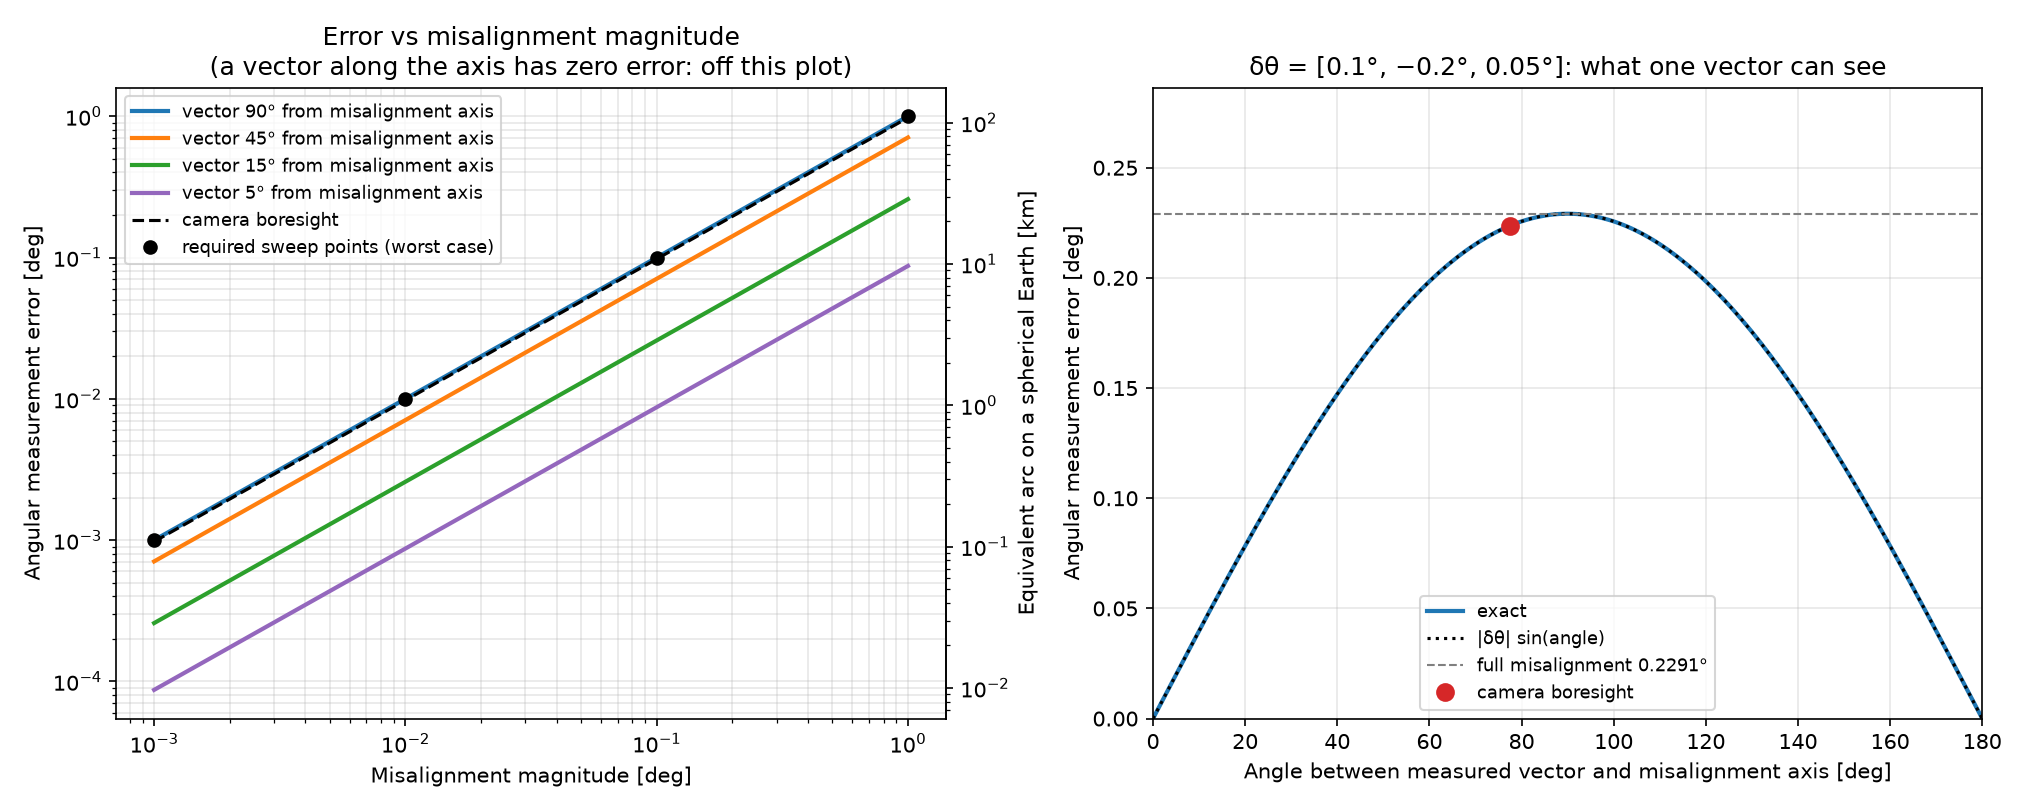

Write the Python code that produced this figure.
"""
alignment_error_experiment.py - Space Systems Engineering, Module 3, Experiment D

How much does an imperfect camera-to-IMU alignment corrupt a direction?

Setup
-----
* Nominal calibration: camera and IMU axes coincide, C_IC = I.
* Truth: the camera is actually mounted with a small fixed misalignment
  d_theta, a ROTATION VECTOR (axis * angle), not an Euler sequence.
* Convention (right-multiplication, error expressed in camera axes):

      C_IC,true = C_IC,nominal @ R(d_theta)

  i.e. the real camera axes are the nominal camera axes actively rotated by
  d_theta. Software that still uses C_IC,nominal makes the error studied
  here.
* A unit vector is measured in the IMU frame, s_I. Its true camera-frame
  direction is C_CI,true s_I; the software computes C_CI,nominal s_I. The
  angle between those two is the angular measurement error.

To first order the error is  -d_theta x s : only the part of d_theta
perpendicular to the measured vector shows up. A vector cannot sense a
rotation about itself.

Run:  python alignment_error_experiment.py
"""

import sys
from pathlib import Path

import matplotlib
matplotlib.use("Agg")
import matplotlib.pyplot as plt
import numpy as np

from rotation_engine import (
    quaternion_to_matrix,
    rotation_matrix_angle,
    rotation_vector_to_matrix,
    rotation_vector_to_quaternion,
)
from sensor_frames import Transform

sys.path.insert(0, str(Path(__file__).resolve().parents[1] / "module-1"))
from celestial_geometry import angular_separation  # noqa: E402

MISALIGNMENT_DEG = np.array([0.1, -0.2, 0.05])
SWEEP_MAGNITUDES_DEG = np.array([1.0, 0.1, 0.01, 0.001])
EARTH_MEAN_RADIUS_KM = 6371.0088
KM_PER_DEG = np.radians(1.0) * EARTH_MEAN_RADIUS_KM       # 111.19 km

NOMINAL = Transform.identity("I", "C")                    # C_IC, nominal


def true_calibration(misalignment_deg, nominal=NOMINAL):
    """C_IC,true = C_IC,nominal @ R(d_theta)   (right-multiplication)."""
    perturbation = rotation_vector_to_matrix(np.radians(misalignment_deg))
    return Transform("I", "C", nominal.matrix @ perturbation)


def measurement_error_deg(imu_vector, calibration_used, calibration_true):
    """Angle between the camera-frame direction the software computes and
    the true one, for a vector measured in the IMU frame."""
    computed = calibration_used.inverse().apply(imu_vector)      # C_CI s_I
    truth = calibration_true.inverse().apply(imu_vector)
    return angular_separation(computed, truth)


def orientation_error_deg(calibration_used, calibration_true):
    """Total rotation angle between two calibrations (all three axes)."""
    residual = calibration_used.inverse() @ calibration_true     # C_CI C_IC'
    return np.degrees(rotation_matrix_angle(residual.matrix))


def unit(v):
    v = np.asarray(v, dtype=float)
    return v / np.linalg.norm(v)


def vector_at_angle_from(axis, angle_deg):
    """A unit vector making the given angle with `axis`."""
    axis = unit(axis)
    helper = np.array([1.0, 0.0, 0.0]) if abs(axis[0]) < 0.9 else np.array([0.0, 1.0, 0.0])
    perpendicular = unit(np.cross(axis, helper))
    a = np.radians(angle_deg)
    return np.cos(a) * axis + np.sin(a) * perpendicular


def main():
    magnitude = np.linalg.norm(MISALIGNMENT_DEG)
    axis = unit(MISALIGNMENT_DEG)

    # ---- A: ideal alignment ------------------------------------------------
    print("A - Ideal alignment (C_IC = identity)")
    s_imu = unit([0.2, -0.1, 0.97])
    s_cam = NOMINAL.inverse().apply(s_imu)
    print(f"  IMU-frame vector    {np.round(s_imu, 6)}")
    print(f"  camera-frame vector {np.round(s_cam, 6)}")
    print(f"  difference from expected: "
          f"{angular_separation(s_cam, s_imu):.1e} deg")
    # The same machinery with a non-trivial mount, to show it is not only
    # passing vectors through: camera turned +90 deg about the IMU z axis,
    # so the camera x axis lies along the IMU y axis.
    rotated_mount = Transform("I", "C", rotation_vector_to_matrix(
        [0.0, 0.0, np.pi / 2]))
    seen = rotated_mount.inverse().apply([0.0, 1.0, 0.0])
    print(f"  check with a 90 deg mount about z: IMU +y -> camera "
          f"{np.round(seen, 12) + 0.0} (expected [1, 0, 0])")

    # ---- B: fixed misalignment ---------------------------------------------
    truth = true_calibration(MISALIGNMENT_DEG)
    print(f"\nB - Fixed misalignment d_theta = {MISALIGNMENT_DEG} deg "
          f"(rotation vector)")
    print(f"  magnitude {magnitude:.5f} deg about axis {np.round(axis, 4)}")
    print(f"  orientation error of the nominal calibration: "
          f"{orientation_error_deg(NOMINAL, truth):.5f} deg")

    vectors = {
        "camera boresight +z": np.array([0.0, 0.0, 1.0]),
        "camera +x": np.array([1.0, 0.0, 0.0]),
        "camera +y": np.array([0.0, 1.0, 0.0]),
        "along misalignment axis": axis,
        "45 deg from axis": vector_at_angle_from(axis, 45.0),
        "perpendicular to axis": vector_at_angle_from(axis, 90.0),
    }
    print(f"\n  {'measured vector':<26}{'angle to axis':>14}{'error [deg]':>13}"
          f"{'|d_theta x s|':>15}{'fraction seen':>15}{'surface equiv':>15}")
    for label, s in vectors.items():
        error = measurement_error_deg(s, NOMINAL, truth)
        first_order = np.linalg.norm(np.cross(MISALIGNMENT_DEG, s))
        print(f"  {label:<26}{angular_separation(s, axis):>10.2f} deg"
              f"{error:>13.6f}{first_order:>15.6f}{error / magnitude:>15.3f}"
              f"{error * KM_PER_DEG:>12.2f} km")
    print("  The boresight sees only the x and y components: "
          f"sqrt(0.1^2 + 0.2^2) = {np.hypot(0.1, 0.2):.4f} deg. The 0.05 deg "
          "about z (roll about the boresight) is invisible to it.")

    # ---- C: error sweep ----------------------------------------------------
    print(f"\nC - Error sweep (same axis, magnitude varied; "
          f"1 deg of arc = {KM_PER_DEG:.2f} km on a spherical Earth)")
    sweep_angles = [90.0, 45.0, 15.0, 0.0]
    header = "".join(f"{f'{a:g} deg from axis':>20}" for a in sweep_angles)
    print(f"  {'misalignment':>13}{'surface equiv':>15}{header}")
    for mag in SWEEP_MAGNITUDES_DEG:
        cal = true_calibration(mag * axis)
        errors = [measurement_error_deg(vector_at_angle_from(axis, a),
                                        NOMINAL, cal) for a in sweep_angles]
        surface = mag * KM_PER_DEG
        surface_text = (f"{surface:.1f} km" if surface >= 1
                        else f"{surface * 1000:.0f} m")
        print(f"  {mag:>9g} deg{surface_text:>15}"
              + "".join(f"{e:>16.3e} deg" for e in errors))
    print("  The surface figures are arc lengths for the full misalignment "
          "angle, not predicted navigation errors.")

    # ---- D: calibration correction -----------------------------------------
    print("\nD - Calibration correction")
    # The corrected calibration is built through the quaternion code path,
    # independently of the matrix Rodrigues formula that defined the truth.
    q_correction = rotation_vector_to_quaternion(np.radians(MISALIGNMENT_DEG))
    corrected = Transform("I", "C",
                          NOMINAL.matrix @ quaternion_to_matrix(q_correction))
    worst = max(measurement_error_deg(s, corrected, truth)
                for s in vectors.values())
    print(f"  before: orientation error "
          f"{orientation_error_deg(NOMINAL, truth):.5f} deg")
    print(f"  after:  orientation error "
          f"{orientation_error_deg(corrected, truth):.1e} deg, "
          f"worst vector error {worst:.1e} deg")
    wrong_side = Transform("I", "C", rotation_vector_to_matrix(
        np.radians(-MISALIGNMENT_DEG)) @ NOMINAL.matrix)
    print(f"  applying the correction with the wrong sign leaves "
          f"{orientation_error_deg(wrong_side, truth):.4f} deg "
          f"(twice the original), so the convention matters.")

    # ---- figure -------------------------------------------------------------
    fig, (ax_sweep, ax_angle) = plt.subplots(1, 2, figsize=(13.5, 5.4))

    magnitudes = np.logspace(-3, 0, 31)
    for angle_deg, color in zip([90.0, 45.0, 15.0, 5.0],
                                ["tab:blue", "tab:orange", "tab:green",
                                 "tab:purple"]):
        s = vector_at_angle_from(axis, angle_deg)
        errors = [measurement_error_deg(s, NOMINAL, true_calibration(m * axis))
                  for m in magnitudes]
        ax_sweep.loglog(magnitudes, errors, color=color, linewidth=2,
                        label=f"vector {angle_deg:g}° from misalignment axis")
    boresight_errors = [measurement_error_deg([0, 0, 1], NOMINAL,
                                              true_calibration(m * axis))
                        for m in magnitudes]
    ax_sweep.loglog(magnitudes, boresight_errors, "k--", linewidth=1.5,
                    label="camera boresight")
    ax_sweep.loglog(SWEEP_MAGNITUDES_DEG, SWEEP_MAGNITUDES_DEG, "ko",
                    markersize=6, label="required sweep points (worst case)")
    ax_sweep.set_xlabel("Misalignment magnitude [deg]")
    ax_sweep.set_ylabel("Angular measurement error [deg]")
    ax_sweep.set_title("Error vs misalignment magnitude\n"
                       "(a vector along the axis has zero error: off this plot)")
    ax_sweep.grid(True, which="both", alpha=0.3)
    ax_sweep.legend(fontsize=8.5, loc="upper left")
    surface_axis = ax_sweep.secondary_yaxis(
        "right", functions=(lambda d: d * KM_PER_DEG, lambda k: k / KM_PER_DEG))
    surface_axis.set_ylabel("Equivalent arc on a spherical Earth [km]")

    angles = np.linspace(0.0, 180.0, 181)
    errors = [measurement_error_deg(vector_at_angle_from(axis, a), NOMINAL, truth)
              for a in angles]
    ax_angle.plot(angles, errors, linewidth=2, color="tab:blue",
                  label="exact")
    ax_angle.plot(angles, magnitude * np.sin(np.radians(angles)), "k:",
                  label="|δθ| sin(angle)")
    ax_angle.axhline(magnitude, color="gray", linestyle="--", linewidth=1,
                     label=f"full misalignment {magnitude:.4f}°")
    boresight_angle = angular_separation([0, 0, 1], axis)
    ax_angle.plot(boresight_angle,
                  measurement_error_deg([0, 0, 1], NOMINAL, truth), "o",
                  color="tab:red", markersize=8, label="camera boresight")
    ax_angle.set_xlabel("Angle between measured vector and misalignment axis [deg]")
    ax_angle.set_ylabel("Angular measurement error [deg]")
    ax_angle.set_title("δθ = [0.1°, −0.2°, 0.05°]: what one vector can see")
    ax_angle.set_xlim(0, 180)
    ax_angle.set_ylim(0, magnitude * 1.25)
    ax_angle.grid(True, alpha=0.3)
    ax_angle.legend(fontsize=8.5, loc="lower center")

    fig.tight_layout()
    out = Path(__file__).with_name("alignment_error_experiment.png")
    fig.savefig(out, dpi=150)
    print(f"\nSaved {out.name}")


if __name__ == "__main__":
    main()
